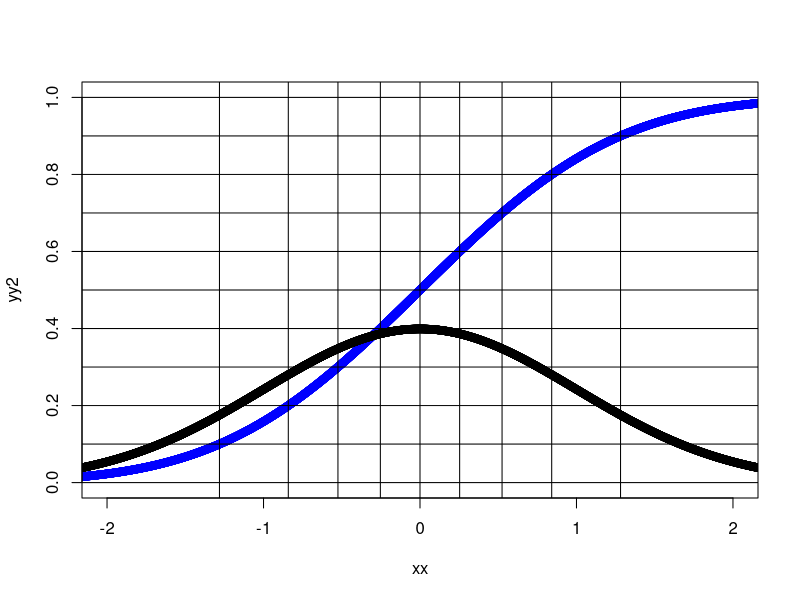
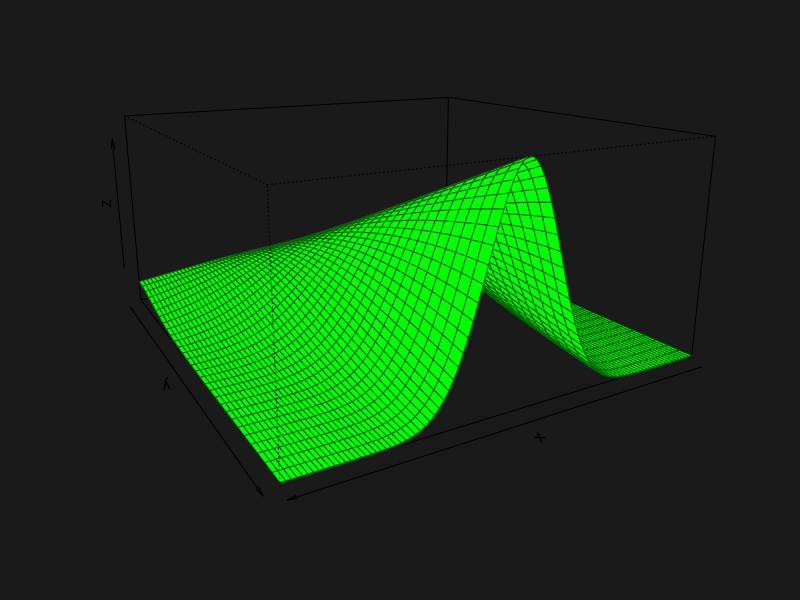

The R source for these figures, in order:
## ---- chunk 1
itero=0.1
xx=seq(-5,5,.001)
xxb=seq(.01,.99,.001)

lineseq=seq(0,1,.1)

yy1=dnorm(xx)
yy2=pnorm(xx)

xcord=2

plot(xx,yy2,col="blue",ylim=c(-xcord+2,xcord-1), xlim=c(-xcord,xcord))
points(xx,yy1)
for (x in lineseq){
  abline(h=x);
  abline(v=qnorm(x))
}
## ---- chunk 2
funcy <- function (x, y) {
  return (dnorm(x,mean=0, sd=35/y))
}

x <- seq(-40, 40, length= 100)
y <- seq(1, 5, length= 30)
z <- outer(x, y, funcy)

z[is.na(z)] <- 1
op <- par(bg = "grey10")

xpx=15

persp(x, y, z, theta = xpx*10, phi = 15, expand = 0.5, col = "green", border="darkgreen")
xpx=xpx+1
